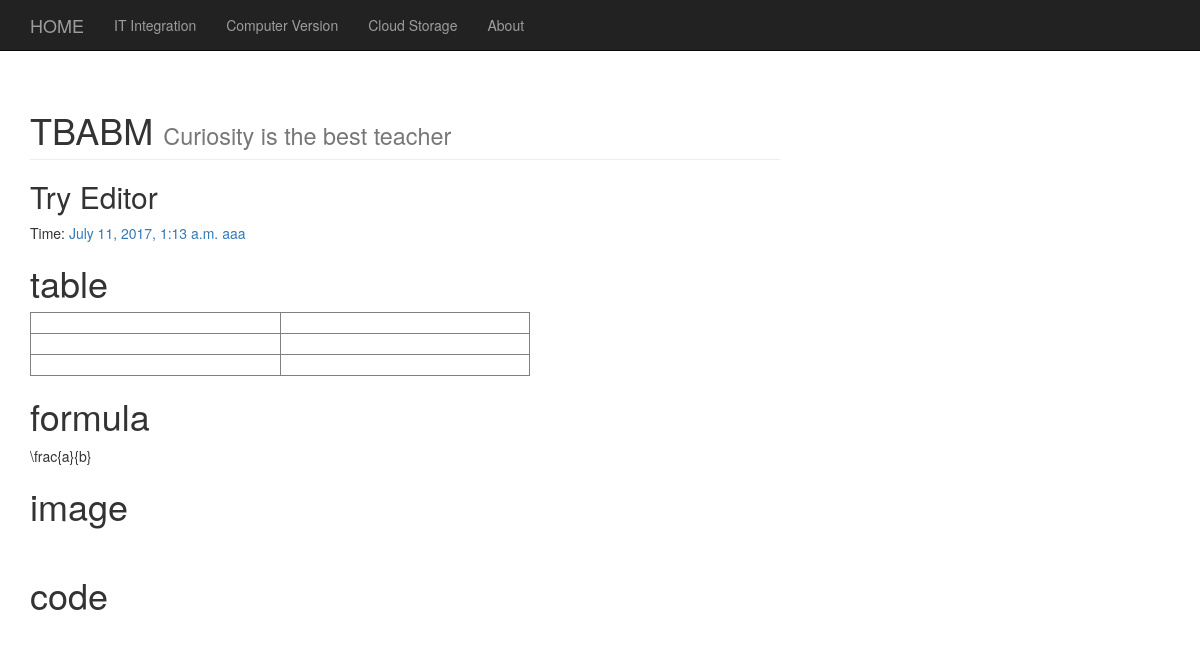
Page /4/ on the committed database.
### blog/models.py (models this page shows, shortened)
class blog(models.Model):
    title = models.CharField(max_length = 100)
    category = models.CharField(max_length = 50, blank = True)
    date_time = models.DateTimeField(auto_now_add = True)
    content = RichTextField()
    class Meta:
        ordering = ['-date_time']

### blog/views.py (the view)
# urls.py: url(r'^(?P<id>\d+)/$', views.detail, name = 'detail' ),
def detail(request, id):
    try:
        articles = blog.objects.get(id=str(id))
    except blog.DoesNotExist:
        raise Http404
    return render(request, 'article.html', {'post': articles})

### blog/templates/article.html
{% extends "base.html" %}
{% block content %}
<div class="articles">
	<section class="article">
		<header class="article-header">
			<h2 class="article-title">
				{{ post.title }}
			</h2>
			<p class="article-meta">
				Time: <a class="article-time" href="#">{{ post.date_time }}</a>
				<a class="article-category" href="#">{{ post.category }}</a>
			</p>
		</header>
		<div class="article-content">
			<p>
				{{ post.content | safe}}
			</p>
		</div>
	</section>
</div>
{% endblock %}

### static/css/blog-home.css (style rules this page uses)
body { padding-top: 70px; }

### rows in the picture
blog: title "Try Editor", date_time "July 11, 2017, 1:13 a.m.", category "aaa", content "table formula \\frac{a}{b} image code"
